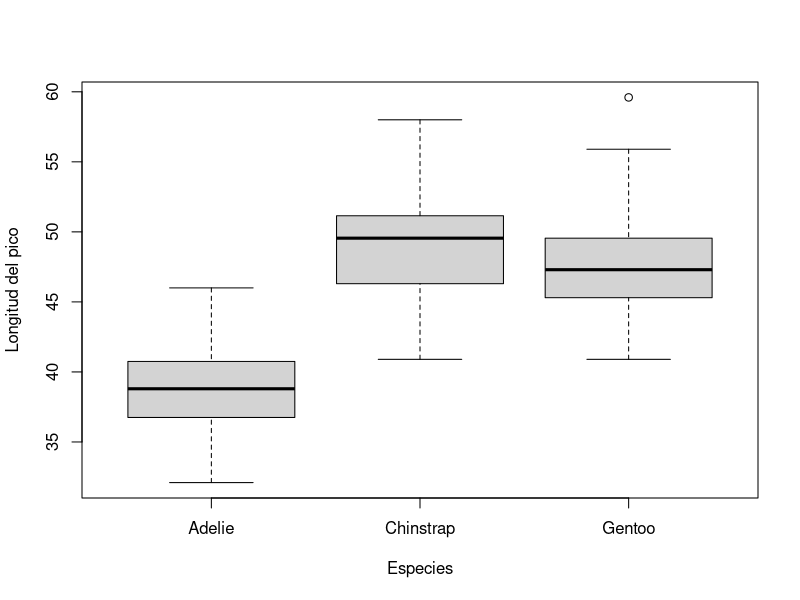
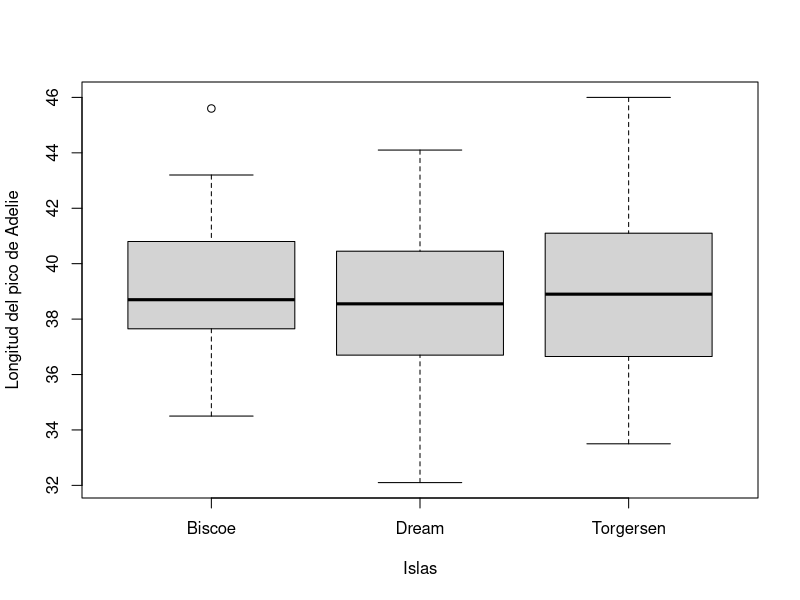

These charts were generated, in order, by the following R code:
## ---- chunk 1
#install.packages("palmerpenguins",dep=TRUE)
library("palmerpenguins")
print(penguins, width = 50)
nrow(penguins)
length(penguins)
## ---- chunk 2
summary(penguins)
## ---- chunk 3
class(penguins$species)
## ---- chunk 4
class(penguins$island)
## ---- chunk 5
class(penguins$bill_length_mm)
## ---- chunk 6
class(penguins$bill_depth_mm)
## ---- chunk 7
class(penguins$flipper_length_mm)
## ---- chunk 8
class(penguins$body_mass_g)
## ---- chunk 9
class(penguins$sex)
## ---- chunk 10
class(penguins$year)
## ---- chunk 11
penguins$year = as.factor(penguins$year)
## ---- chunk 12
boxplot(penguins$bill_length_mm~penguins$species,ylab = "Longitud del pico",xlab = "Especies")
## ---- chunk 13
t.test(penguins$bill_length_mm[penguins$species=="Adelie"],penguins$bill_length_mm[penguins$species=="Gentoo"],conf.level = 0.95,alternative = "less",paired = FALSE,var.equal = FALSE)

t.test(penguins$bill_length_mm[penguins$species=="Adelie"],penguins$bill_length_mm[penguins$species=="Chinstrap"],conf.level = 0.95,alternative = "less",paired = FALSE,var.equal = FALSE)

## ---- chunk 14
table(penguins$island[penguins$species=="Adelie"])
table(penguins$island[penguins$species=="Gentoo"])
table(penguins$island[penguins$species=="Chinstrap"])
## ---- chunk 15
boxplot(penguins$bill_length_mm[penguins$species=="Adelie"]~penguins$island[penguins$species=="Adelie"],ylab = "Longitud del pico de Adelie",xlab = "Islas")
